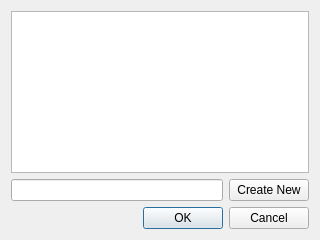
<?xml version="1.0" encoding="UTF-8"?>
<ui version="4.0">
 <class>PlaylistDialog</class>
 <widget class="QDialog" name="PlaylistDialog">
  <property name="geometry">
   <rect>
    <x>0</x>
    <y>0</y>
    <width>320</width>
    <height>240</height>
   </rect>
  </property>
  <property name="windowTitle">
   <string>Add to playlist...</string>
  </property>
  <layout class="QGridLayout" name="gridLayout">
   <item row="2" column="0">
    <widget class="QDialogButtonBox" name="buttonBox">
     <property name="orientation">
      <enum>Qt::Horizontal</enum>
     </property>
     <property name="standardButtons">
      <set>QDialogButtonBox::Cancel|QDialogButtonBox::Ok</set>
     </property>
    </widget>
   </item>
   <item row="1" column="0">
    <layout class="QHBoxLayout" name="horizontalLayout">
     <item>
      <widget class="QLineEdit" name="newPlaylistName"/>
     </item>
     <item>
      <widget class="QPushButton" name="createNewButton">
       <property name="text">
        <string>Create New</string>
       </property>
      </widget>
     </item>
    </layout>
   </item>
   <item row="0" column="0">
    <widget class="QTableView" name="playlistView"/>
   </item>
  </layout>
 </widget>
 <resources/>
 <connections>
  <connection>
   <sender>buttonBox</sender>
   <signal>accepted()</signal>
   <receiver>PlaylistDialog</receiver>
   <slot>accept()</slot>
   <hints>
    <hint type="sourcelabel">
     <x>248</x>
     <y>254</y>
    </hint>
    <hint type="destinationlabel">
     <x>157</x>
     <y>274</y>
    </hint>
   </hints>
  </connection>
  <connection>
   <sender>buttonBox</sender>
   <signal>rejected()</signal>
   <receiver>PlaylistDialog</receiver>
   <slot>reject()</slot>
   <hints>
    <hint type="sourcelabel">
     <x>316</x>
     <y>260</y>
    </hint>
    <hint type="destinationlabel">
     <x>286</x>
     <y>274</y>
    </hint>
   </hints>
  </connection>
 </connections>
</ui>
